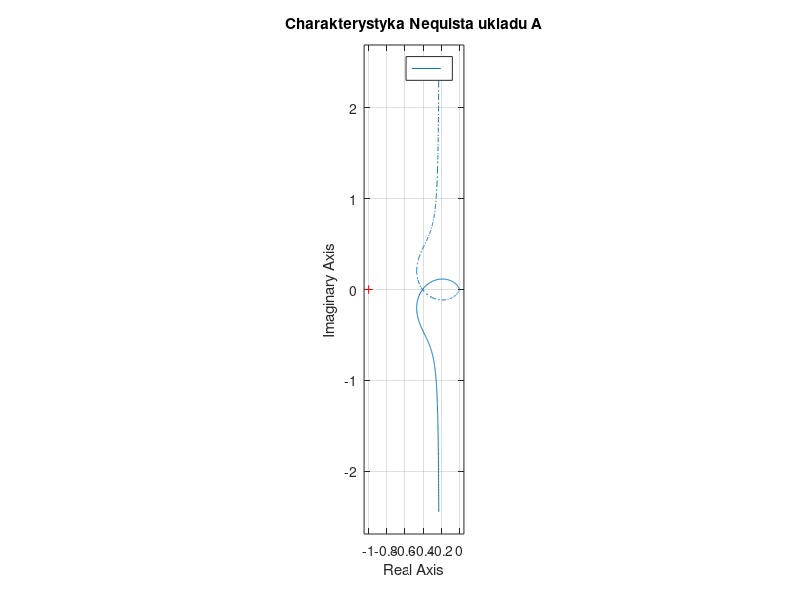
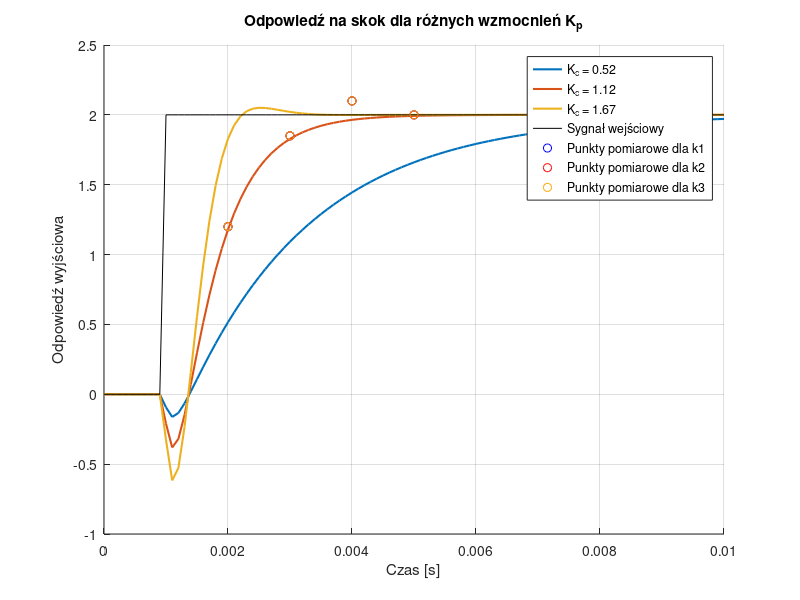
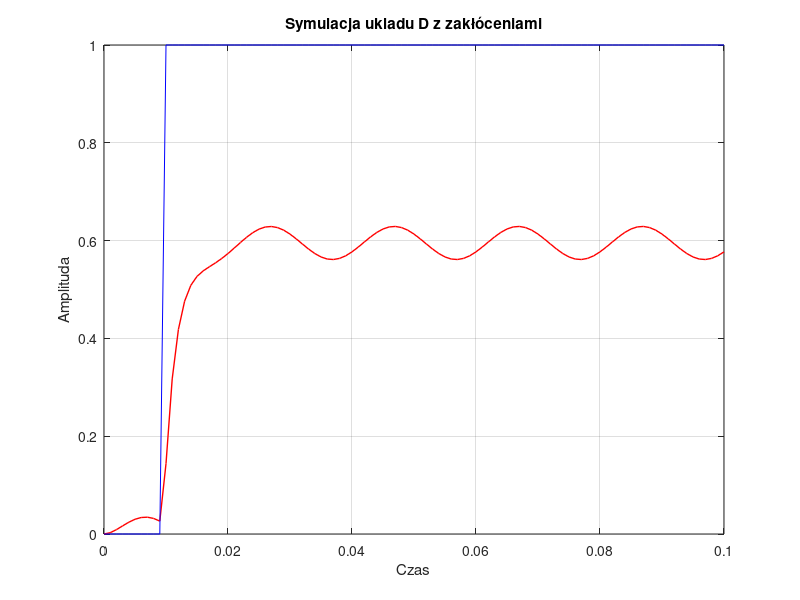

The MATLAB script that drew these images, in order:
%% Uklad A: 

close all;
clear all;

%pomiary z oscylokopu dla k1
t_pomiar_k1 = [ 0.002, 0.003, 0.004, 0.005, 0.007];
y_pomiar_k1 = [  1.2,   1.85,  2.1,   2.0,   1.8];
%pomiary z oscylokopu dla k2
t_pomiar_k2 = [ 0.002, 0.003, 0.004, 0.005, 0.007];
y_pomiar_k2 = [  1.2,   1.85,  2.1,   2.0,   1.8];
%pomiary z oscylokopu dla k3
t_pomiar_k3 = [ 0.002, 0.003, 0.004, 0.005, 0.007];
y_pomiar_k3 = [  1.2,   1.85,  2.1,   2.0,   1.8];

K_c = [0.52 1.12 1.67];

T_i = 0.0013;
Gi = tf(1,[T_i 0]); %czlon calkujacy

w0 = 2560;
zeta = 0.37;
Go = tf(w0^2,[1 2*zeta*w0 w0^2]);

%odpowiedz ukladu
if false
    t = 0:0.0001:0.01;
    u = zeros(size(t));
    u(t>=0.001) = 2 ; %definicja skoku
    
    figure;
    hold on;
    grid on;
    
    legend_entries = {};

    for Kc = K_c
        % --- Wewnątrz pętli dla każdego K_p ---
    
        % 1. Zdefiniuj regulator P dla BIEŻĄCEGO wzmocnienia
        Gc = tf(Kc);
    
        % 2. Zbuduj układ otwarty i zamknięty dla BIEŻĄCEGO K_p
        system_open = Gc * Gi * Go;
        system_closed = feedback(system_open, 1);
    
        % 3. Uruchom symulację
        [Y, T] = lsim(system_closed, u, t);
    
        % 4. Narysuj wynik na przygotowanym wcześniej wykresie
        plot(T, Y, 'LineWidth', 1.5); % 'LineWidth' pogrubia linię
    
        % 5. Dodaj wpis do legendy
        legend_entries{end+1} = ['K_c = ', num2str(Kc)];
    end
    legend_entries{end+1} = 'Sygnał wejściowy';
    plot(t,u,'black');
%dodanie punktow pomiarowych
    plot(t_pomiar_k1,y_pomiar_k1,'bo','MarkerSize', 6);
    legend_entries{end+1} = 'Punkty pomiarowe dla k1';
    plot(t_pomiar_k2,y_pomiar_k2,'ro','MarkerSize', 6);
    legend_entries{end+1} = 'Punkty pomiarowe dla k2';
    plot(t_pomiar_k3,y_pomiar_k3,'o','Color',[1 0.65 0],'MarkerSize', 6);
    legend_entries{end+1} = 'Punkty pomiarowe dla k3';
% Wyłącz "przytrzymywanie"
    hold off; 
    title('Odpowiedź na skok dla różnych wzmocnień K_p');
    xlabel('Czas [s]');
    ylabel('Odpowiedź wyjściowa');
    legend(legend_entries); % Stwórz legendę na podstawie zebranych etykiet
end

% Linie pierwiastkowe:
if false
    figure;
    rlocus(Go*Gc);
    %title('Linie pieriwastkowe ukladu A');
    xlim([-3000 2000]);
    ylim([-5000 5000]);
    
  [k_graniczne, bieguny] = rlocfind(Go*Gc);
  disp(k_graniczne);
   % crosscut = find(real(r(:,1)) >= 0, 1,'first');
   % disp(crosscut);
end

% Char. Bodego:
if false
    figure;
    margin(Gc*Go); %zaznacza odrazu zapas wzmocnienia
    title('Char Bodego dla ukladu 2 rzedu')
end

% Wykres Nequista:
if true
    figure;
    nyquist(Go*Gi);
    axis equal;
    title('Charakterystyka Nequista ukladu A')
end

%% Uklad B

%pomiary z oscylokopu dla k1
t_pomiar_k1 = [ 0.002, 0.003, 0.004, 0.005, 0.007];
y_pomiar_k1 = [  1.2,   1.85,  2.1,   2.0,   1.8];
%pomiary z oscylokopu dla k2
t_pomiar_k2 = [ 0.002, 0.003, 0.004, 0.005, 0.007];
y_pomiar_k2 = [  1.2,   1.85,  2.1,   2.0,   1.8];
%pomiary z oscylokopu dla k3
t_pomiar_k3 = [ 0.002, 0.003, 0.004, 0.005, 0.007];
y_pomiar_k3 = [  1.2,   1.85,  2.1,   2.0,   1.8];

Kc = [0.47,1,3.8];

T_i = 0.0013;
Gi = tf(1,[T_i 0]);

T_x = 0.000342;
T_y = 0.0001;
Go = tf([-T_x 1],[T_y 1]);

%symulacja
if true
    t = 0:0.0001:0.01;
    
    u = zeros(size(t));
    u(t>=0.001) = 2;
    
    figure;
    hold on;
    grid on;

   legend_entries = {};

    for Kc = K_c
        % --- Wewnątrz pętli dla każdego K_p ---
    
        % 1. Zdefiniuj regulator P dla BIEŻĄCEGO wzmocnienia
        Gc = tf(Kc);
    
        % 2. Zbuduj układ otwarty i zamknięty dla BIEŻĄCEGO K_p
        system_open = Gc * Gi * Go;
        system_closed = feedback(system_open, 1);
    
        % 3. Uruchom symulację
        [Y, T] = lsim(system_closed, u, t);
    
        % 4. Narysuj wynik na przygotowanym wcześniej wykresie
        plot(T, Y, 'LineWidth', 1.5); % 'LineWidth' pogrubia linię
    
        % 5. Dodaj wpis do legendy
        legend_entries{end+1} = ['K_c = ', num2str(Kc)];
    end
    legend_entries{end+1} = 'Sygnał wejściowy';
    plot(t,u,'black');
%dodanie punktow pomiarowych
    plot(t_pomiar_k1,y_pomiar_k1,'bo','MarkerSize', 6);
    legend_entries{end+1} = 'Punkty pomiarowe dla k1';
    plot(t_pomiar_k2,y_pomiar_k2,'ro','MarkerSize', 6);
    legend_entries{end+1} = 'Punkty pomiarowe dla k2';
    plot(t_pomiar_k3,y_pomiar_k3,'o','Color',[1 0.65 0],'MarkerSize', 6);
    legend_entries{end+1} = 'Punkty pomiarowe dla k3';
% Wyłącz "przytrzymywanie"
    hold off; 
    title('Odpowiedź na skok dla różnych wzmocnień K_p');
    xlabel('Czas [s]');
    ylabel('Odpowiedź wyjściowa');
    legend(legend_entries); % Stwórz legendę na podstawie zebranych etykiet

end

%% uklad D

K_p = 1.47;
P = tf(K_p);

K = 1;
Tp = 0.005;
Go = tf(K,[Tp 1]);

object_open_loop = P * Go;

G_ry = feedback(object_open_loop,1);
G_dy = feedback(Go,P);

%symulacja
t = 0:0.001:0.1;

r = zeros(size(t));
r(t>=0.01) = 1;

f = 50;
A = 0.1;
d = A*sin(2*pi*f*t);

[Y_r,T] = lsim(G_ry,r,t);
[Y_d,~] = lsim(G_dy,d,t);

Y_out = Y_r + Y_d; %zgodnie z zasada superpozycji

figure;
plot(T,Y_out,'r','LineWidth',1);
hold on;
plot(T,r,'b');
title('Symulacja ukladu D z zakłóceniami')
xlabel('Czas');
ylabel('Amplituda');
grid on;
